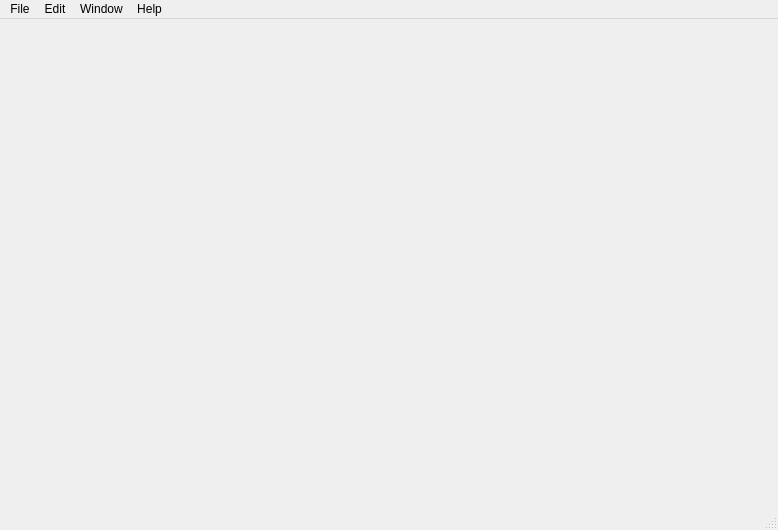
<?xml version="1.0" encoding="UTF-8"?>
<ui version="4.0">
 <class>diagramster::MainWindow</class>
 <widget class="QMainWindow" name="diagramster::MainWindow">
  <property name="geometry">
   <rect>
    <x>0</x>
    <y>0</y>
    <width>778</width>
    <height>530</height>
   </rect>
  </property>
  <property name="windowTitle">
   <string>MainWindow</string>
  </property>
  <widget class="QWidget" name="centralWidget"/>
  <widget class="QMenuBar" name="menuBar">
   <property name="geometry">
    <rect>
     <x>0</x>
     <y>0</y>
     <width>778</width>
     <height>21</height>
    </rect>
   </property>
   <widget class="QMenu" name="menuFile">
    <property name="title">
     <string>File</string>
    </property>
    <addaction name="actionNew_Project"/>
    <addaction name="actionOpen_Diagram"/>
    <addaction name="separator"/>
    <addaction name="actionRecent_Diagrams_2"/>
    <addaction name="separator"/>
    <addaction name="actionExit_2"/>
   </widget>
   <widget class="QMenu" name="menuEdit">
    <property name="title">
     <string>Edit</string>
    </property>
    <addaction name="actionUndo"/>
    <addaction name="actionRedo"/>
    <addaction name="separator"/>
    <addaction name="actionCut"/>
    <addaction name="actionCopy"/>
    <addaction name="actionPaste"/>
    <addaction name="separator"/>
    <addaction name="actionSelect_All"/>
   </widget>
   <widget class="QMenu" name="menuWindow">
    <property name="title">
     <string>Window</string>
    </property>
   </widget>
   <widget class="QMenu" name="menuHelp">
    <property name="title">
     <string>Help</string>
    </property>
    <addaction name="actionAbout"/>
   </widget>
   <addaction name="menuFile"/>
   <addaction name="menuEdit"/>
   <addaction name="menuWindow"/>
   <addaction name="menuHelp"/>
  </widget>
  <widget class="QStatusBar" name="statusBar"/>
  <action name="actionNew_Project">
   <property name="text">
    <string>New Diagram</string>
   </property>
   <property name="shortcut">
    <string>Ctrl+N</string>
   </property>
  </action>
  <action name="actionOpen_Diagram">
   <property name="text">
    <string>Open Diagram</string>
   </property>
   <property name="shortcut">
    <string>Ctrl+O</string>
   </property>
  </action>
  <action name="actionRecent_Diagrams">
   <property name="text">
    <string>Recent Diagrams</string>
   </property>
  </action>
  <action name="actionExit">
   <property name="text">
    <string>Exit</string>
   </property>
   <property name="shortcut">
    <string>Ctrl+Q</string>
   </property>
  </action>
  <action name="actionUndo">
   <property name="text">
    <string>Undo</string>
   </property>
   <property name="shortcut">
    <string>Ctrl+Z</string>
   </property>
  </action>
  <action name="actionRedo">
   <property name="text">
    <string>Redo</string>
   </property>
   <property name="shortcut">
    <string>Ctrl+Y</string>
   </property>
  </action>
  <action name="actionCut">
   <property name="text">
    <string>Cut</string>
   </property>
   <property name="shortcut">
    <string>Ctrl+X</string>
   </property>
  </action>
  <action name="actionCopy">
   <property name="text">
    <string>Copy</string>
   </property>
   <property name="shortcut">
    <string>Ctrl+C</string>
   </property>
  </action>
  <action name="actionPaste">
   <property name="text">
    <string>Paste</string>
   </property>
   <property name="shortcut">
    <string>Ctrl+V</string>
   </property>
  </action>
  <action name="actionSelect_All">
   <property name="text">
    <string>Select All</string>
   </property>
   <property name="shortcut">
    <string>Ctrl+A</string>
   </property>
  </action>
  <action name="actionAbout">
   <property name="text">
    <string>About</string>
   </property>
  </action>
  <action name="actionRecent_Diagrams_2">
   <property name="text">
    <string>Recent Diagrams</string>
   </property>
  </action>
  <action name="actionExit_2">
   <property name="text">
    <string>Exit</string>
   </property>
   <property name="shortcut">
    <string>Ctrl+Q</string>
   </property>
  </action>
 </widget>
 <layoutdefault spacing="6" margin="11"/>
 <resources/>
 <connections/>
</ui>
